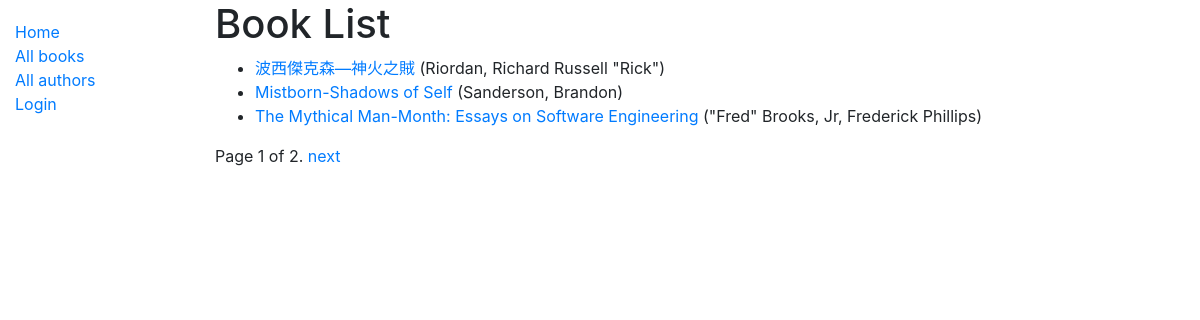
/catalog/books/, run on the app's committed database.
### catalog/models.py (models this page shows, shortened)
class Book(models.Model):
    title = models.CharField(max_length=200)
    author = models.ForeignKey('Author', on_delete=models.SET_NULL, null=True)
    summary = models.TextField(max_length=1000, help_text='Enter a brief description of the book')
    isbn = models.CharField('ISBN', max_length=13, help_text='13 Character <a href="https://www.isbn-international.org/content/what-isbn">ISBN number</a>')
    genre = models.ManyToManyField(Genre, help_text='Select a genre for this book')
    def get_absolute_url(self):
        return reverse('book-detail', args=[str(self.id)])
    def display_genre(self):
        """Create a string for the Genre. This is required to display genre in Admin."""
        return ', '.join(genre.name for genre in self.genre.all()[:3])
    display_genre.short_description = 'Genre'

class Author(models.Model):
    first_name = models.CharField(max_length=100)
    last_name = models.CharField(max_length=100)
    date_of_birth = models.DateField(null=True, blank=True)
    date_of_death = models.DateField('Died', null=True, blank=True)
    class Meta:
        ordering = ['last_name', 'first_name']
    def __str__(self):
        return f'{self.last_name}, {self.first_name}'

### catalog/views.py (the view)
# urls.py: path('books/', views.BookListView.as_view(), name='books'),
class BookListView(generic.ListView):
    model = Book
    paginate_by = 3

### catalog/templates/catalog/book_list.html
{% extends "base_generic.html" %}
{% block content %}
  <h1>Book List</h1>
  {% if book_list %}
  <ul>
    {% for book in book_list %}
      <li>
        <a href="{{ book.get_absolute_url }}">{{ book.title }}</a> ({{book.author}})
      </li>
    {% endfor %}
  </ul>
  {% else %}
    <p>There are no books in the library.</p>
  {% endif %}
{% endblock %}

### data on the page
Book: title "波西傑克森—神火之賊", author "Riordan, Richard Russell \"Rick\""
Book: title "Mistborn-Shadows of Self", author "Sanderson, Brandon"
Book: title "The Mythical Man-Month: Essays on Software Engineering", author "\"Fred\" Brooks, Jr, Frederick Phillips"

### other printed values
{{ page_obj.number }} "1"
{{ page_obj.paginator.num_pages }} "2"
